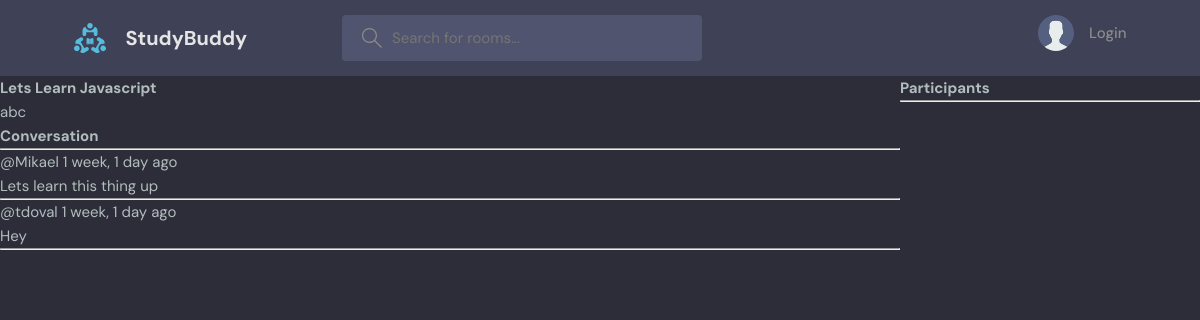
Before: /room/1/ with the older database file.
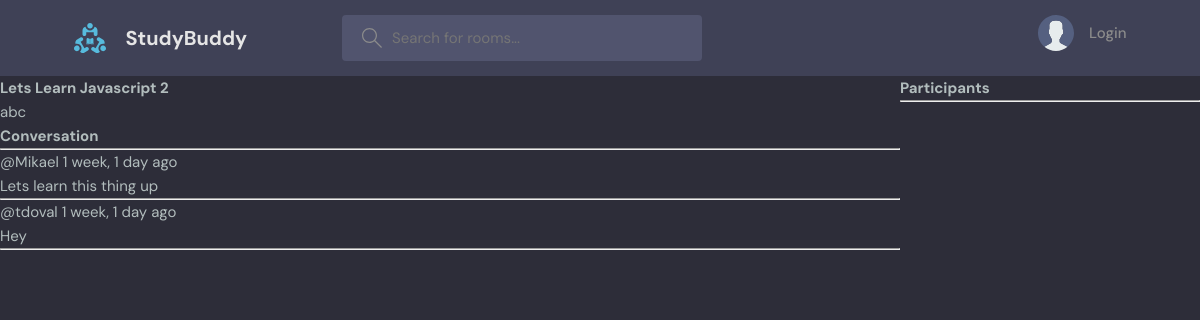
After: the same page with the newer database file.
### base/models.py (models this page shows, shortened)
class Room(models.Model):
    host = models.ForeignKey(User, on_delete=models.SET_NULL, null=True)
    topic = models.ForeignKey(Topic, on_delete=models.SET_NULL, null=True)
    name = models.CharField(max_length=200)
    description = models.TextField(null=True, blank=True)
    participants = models.ManyToManyField(User, related_name='participants', blank=True)
    updated = models.DateTimeField(auto_now=True)
    created = models.DateTimeField(auto_now_add=True)
    class Meta:
        ordering = ['-updated', '-created']

### base/views.py (the view, shortened to what this page needs)
# urls.py: path('room/<str:pk>/', views.room, name="room"),
def room(request, pk):
    room = Room.objects.get(id=pk)
    room_messages = room.message_set.all().order_by('-created')
    participants = room.participants.all()
    context = {'room': room, 'room_messages': room_messages, 'participants':participants}
    return render(request, 'base/room.html', context)

### base/templates/base/room.html (shortened to what this page needs)
{% extends 'main.html' %}
{% block content %}
<div class="room-container">
    <div>
        <h1>{{room.name}}</h1>
        <p>{{room.description}}</p>
        <div class="comment-wrapper">
            <h3>Conversation</h3>
            <hr>
            {% for message in room_messages %}
                <div>
                    <small>@{{message.user}} {{message.created|timesince}} ago</small>
                    <p>{{message.body}}</p>
                    <hr>
                </div>
            {% endfor %}
        </div>
    </div>
    <div>
        <h3>Participants</h3>
        <hr>
    </div>
</div>
{% endblock %}

Changed rows visible on the page:
changed Room "abc": name "Lets Learn Javascript" → "Lets Learn Javascript 2"
